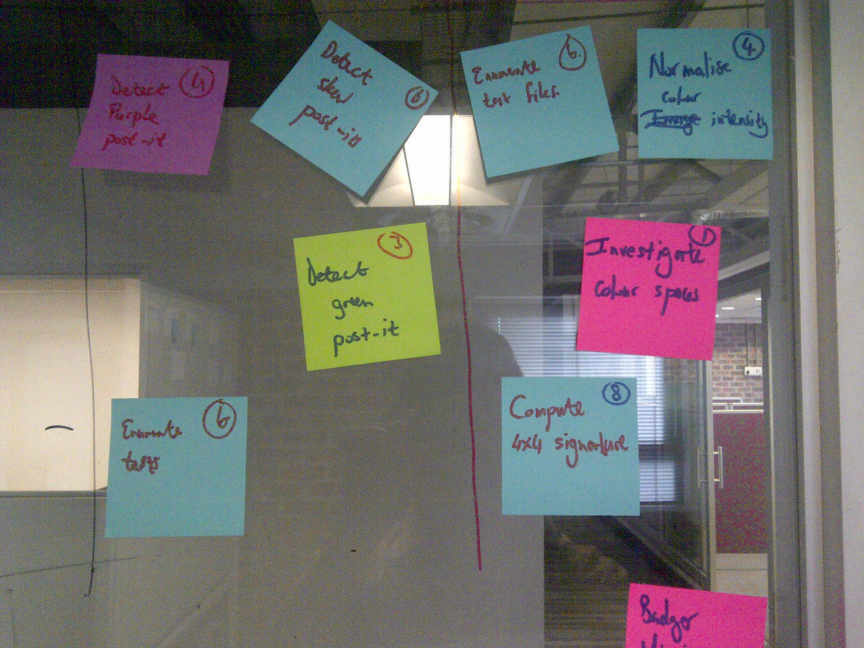
#> input picture Original-image2-with cropped-post-its/IMG-20130110-00369.jpg, 2592 x 1944 px, found by its file name (shown at 1/3 size)
$ python check.py   (Python 2 division)
#> lines starting #> are read from the running program, lines starting #| are printed output that depends on the picture; after the words box and inside, x2 and y2 are one past the last pixel; in counts of white or black regions, pixels touching at a corner belong together
import numpy as np
import cv2
import math

#Opencv does not returns vertices in a unique order.
#This function brings about a known order;
#TOP LEFT - TOP RIGHT - BOTTOM RIGHT - BOTTOM LEFT.

def rectify(h):
  h = h.reshape((4,2))
  hnew = np.zeros((4,2),dtype = np.float32)

  add = h.sum(1)
  hnew[0] = h[np.argmin(add)]
  hnew[2] = h[np.argmax(add)]

  diff = np.diff(h,axis = 1)
  hnew[1] = h[np.argmin(diff)]
  hnew[3] = h[np.argmax(diff)]
  return hnew

#This function addresses the skewness of post-its.
#Argument 'skew_im' is an outline of a post-it along the vertices.
# [38 lines left out: function get_square, not called in this run]


#Find post-Its and save them.
def square_contours(threshed_image,original,name):

	contours, hierarchy = cv2.findContours(threshed_image,cv2.RETR_LIST, cv2.CHAIN_APPROX_SIMPLE)
	noOfPostIts = 0

	for cnt in contours:
		approx = cv2.approxPolyDP(cnt,0.1*cv2.arcLength(cnt,True),True)
		if len(approx)==4 and cv2.contourArea(cnt) > 100000:
			cv2.drawContours(threshed_image,[cnt],0,(255,255,255),2)
			square = approx
			square = rectify(square)
			min_row = square[::,1::].min()
			max_row = square[::,1::].max()
			min_col = square[::,0:1:].min()
			max_col = square[::,0:1:].max()
			skew = original[min_row:max_row:, min_col:max_col: , ::]
			noOfPostIts += 1
			temp_post = get_square(skew,name)
			post_name = name * noOfPostIts + '.jpg'
			cv2.imwrite(post_name,temp_post)
	return threshed_image,noOfPostIts


def blue_blobs(hsv_img,original):

	#Color blobbing for blue in opencv hsv format.
	BLUE_MIN = np.array([80, 65, 60],np.uint8)
	BLUE_MAX = np.array([130, 255, 255],np.uint8)
	blue_threshed = cv2.inRange(hsv_img, BLUE_MIN, BLUE_MAX)
	#Noise removal
	blue_threshed = cv2.medianBlur(blue_threshed,15)
	cv2.imwrite('blue.jpg',blue_threshed)
	b_name = 'be'
	b_threshed,blues = square_contours(blue_threshed , original , b_name)
	cv2.imwrite('blue_contours.jpg',b_threshed)
	print blues
	return b_threshed

# [29 lines left out: functions pink_blobs, green_blobs, not called in this run]


def blob(img):

	original = img.copy()
	img = cv2.cvtColor(img,cv2.COLOR_BGR2HSV)
	blue_blobs(img,original)
	#cv2.waitKey()
	pink_blobs(img,original)
	#cv2.waitKey()
	green_blobs(img,original)


#Read image from which post-its will be cropped.
im_2_crop = cv2.imread('IMG-20130110-00369.jpg')
#> im_2_crop is the input picture: shape (1944, 2592, 3); mean B, G, R 109.7, 111.1, 113.4
#im_2_crop = cv2.imread('bbbbbb.jpg')
#im_2_crop = cv2.resize(im_2_crop, (000,2000))
#cv2.imwrite('sized.jpg',im_2_crop)
img = blob(im_2_crop)
#> in blob, `img = cv2.cvtColor(img,cv2.COLOR_BGR2HSV)`: img: shape (1944, 2592, 3); mean H, S, V 75, 61.5, 125.1
#> in blue_blobs, `blue_threshed = cv2.inRange(hsv_img, BLUE_MIN, BLUE_MAX)`:
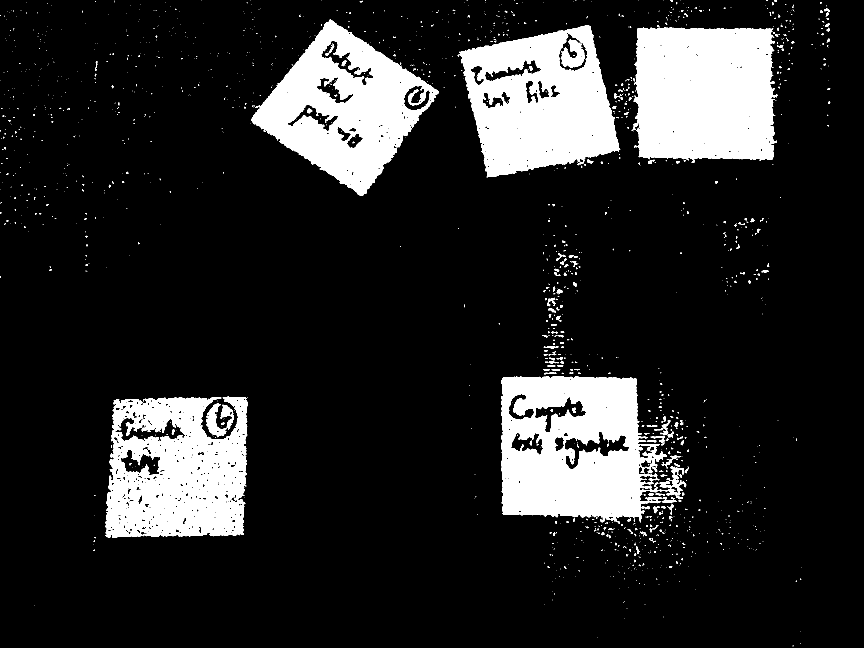
#> blue_threshed: shape (1944, 2592) (shown at 1/3 size); 14.8% white; 1680 white regions (1440 under 20 px), largest, box (x1, y1, x2, y2) and area: (1895, 82, 2332, 489) 156891, (1503, 1129, 2000, 1567) 153861, (1378, 76, 1861, 533) 138337
#> in blue_blobs, `blue_threshed = cv2.medianBlur(blue_threshed,15)`:
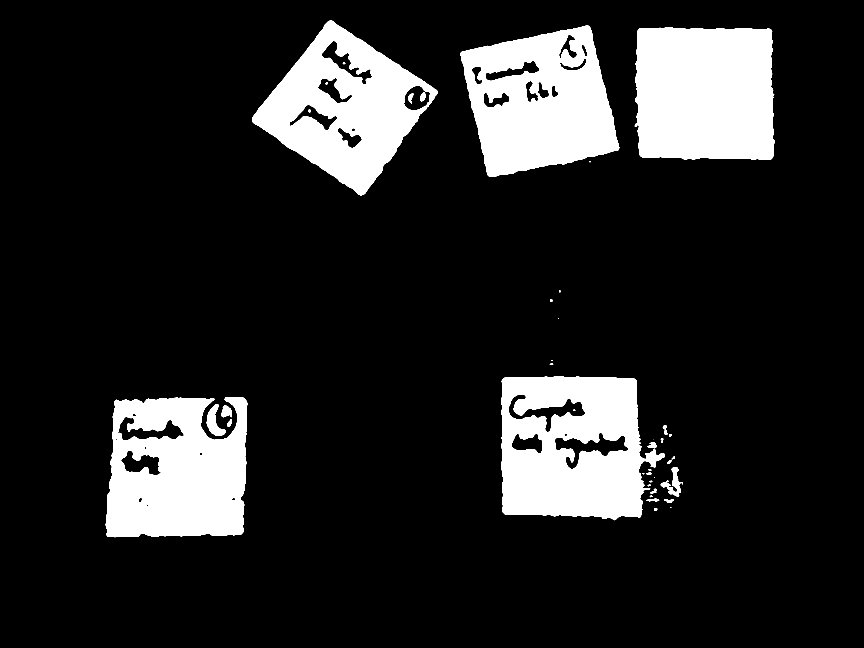
#> blue_threshed: shape (1944, 2592) (shown at 1/3 size); 14.7% white; 42 white regions (8 under 20 px)
#> in square_contours, `contours, hierarchy = cv2.findContours(threshed_image,cv2.RETR_LIST, c..`: contours = 75 contours, 15 with area under 20; largest, box (x1, y1, x2, y2) and area: (1504, 1130, 1994, 1561) 171977, (1904, 83, 2324, 480) 157032, (1380, 77, 1858, 530) 154612, (317, 1191, 742, 1612) 154049, (756, 61, 1314, 586) 153514
#> the loop in square_contours, `for cnt in contours:` made 44 passes
#> (square, h in rectify, add in rectify, diff in rectify, min_row, max_row, min_col) on pass 44: ([[343, 1204], [732, 1194], [726, 1600], [324, 1610]], [[732, 1194], [343, 1204], [324, 1610], [726, 1600]], [1926, 1547, 1934, 2326], [462, 861, 1286, 874], 1194, 1610, 324)
#> approx on passes 1, 2, 4, 5, 6, 7: [[422, 1593], [423, 1598], [419, 1595]], [[1963, 1525], [1963, 1531], [1971, 1528], [1969, 1524]], [[440, 1514], [443, 1513], [445, 1517], [442, 1519]], [[1992, 1499], [2003, 1508], [2021, 1501]], [[1977, 1500], [1939, 1502]], [[706, 1496], [703, 1501], [693, 1499], [700, 1492]]
#> after the loop in square_contours, `for cnt in contours:`:
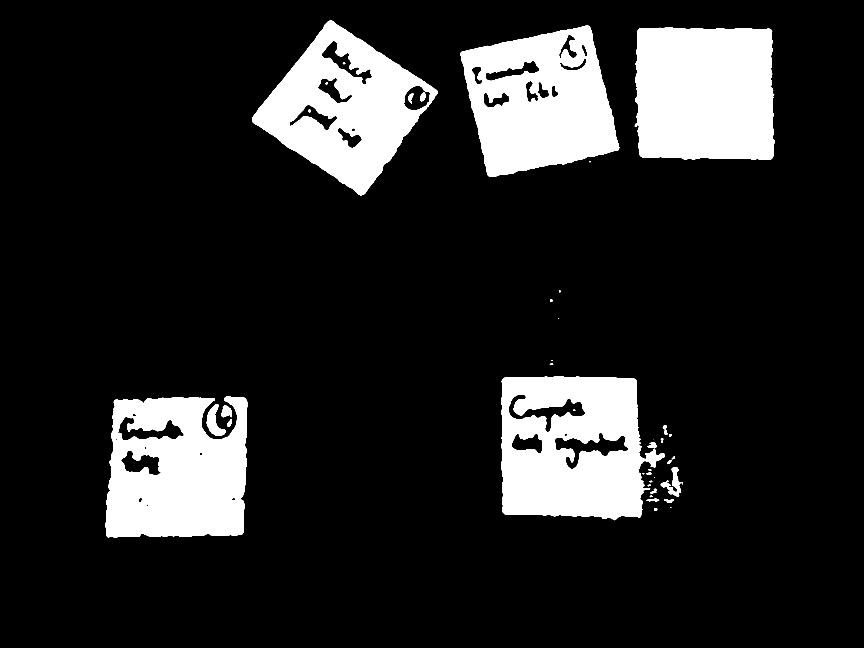
#> threshed_image: shape (1944, 2592) (shown at 1/3 size); 14.7% white; 42 white regions (8 under 20 px), largest, box (x1, y1, x2, y2) and area: (1904, 83, 2324, 480) 157821, (1504, 1130, 1994, 1561) 152711, (316, 1190, 743, 1613) 145312
#> after the loop in square_contours, `for cnt in contours:`: noOfPostIts = 0
#> (the run stopped early here; a loop or call above may not have finished)
